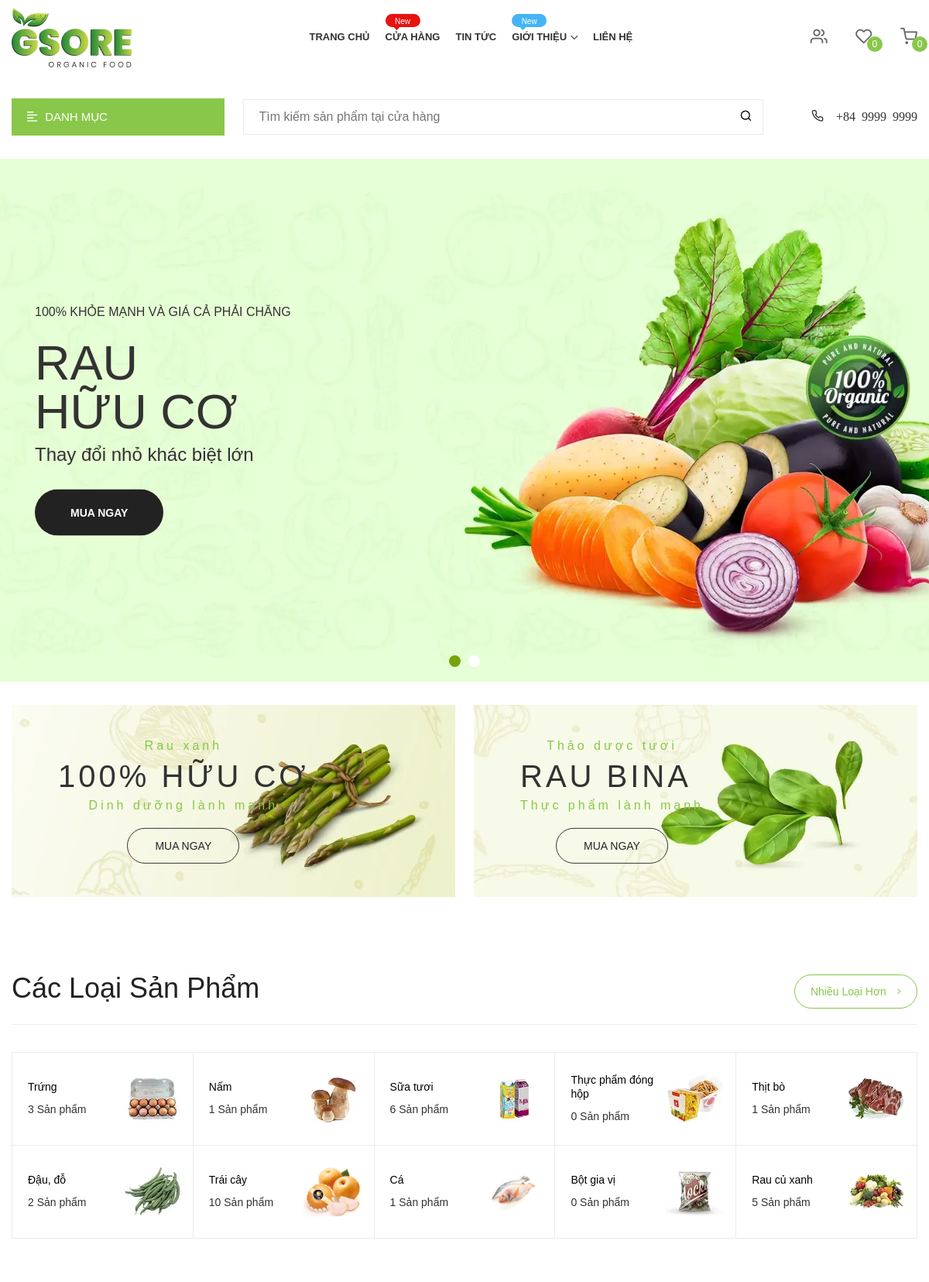
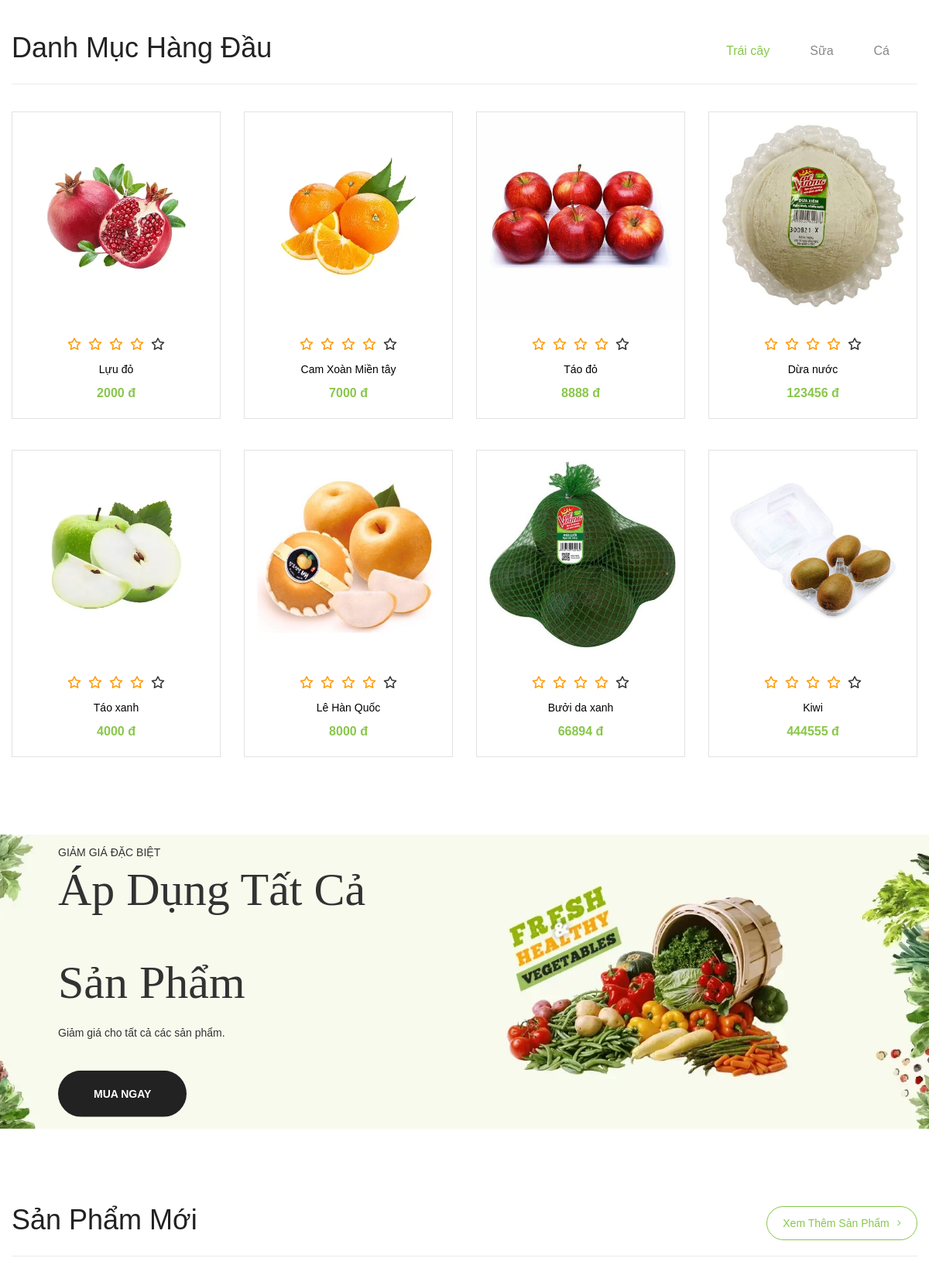
The page / (upper part) on the database its author committed (2 pictures, top to bottom).
### tables this page shows
CREATE TABLE `sanpham` (
  `masanpham` int(10) NOT NULL,
  `tensanpham` varchar(100) NOT NULL,
  `maloaisanpham` int(10) NOT NULL,
  `soluong` int(15) NOT NULL,
  `dongia` int(15) NOT NULL,
  `anh` varchar(200) NOT NULL,
  `mota` text NOT NULL,
  `manhacungcap` int(10) NOT NULL,
  `makhuyenmai` int(10) NOT NULL
);

### index.php (the view, shortened to what the rows shown need)
<!DOCTYPE html>
<html lang="zxx">
<head>
    <link rel="stylesheet" href="assets/css/vendor/jquery-ui.min.css">
    <link rel="stylesheet" href="assets/css/vendor/fontawesome.css">
    <link rel="stylesheet" href="assets/css/vendor/plaza-icon.css">
    <link rel="stylesheet" href="assets/css/vendor/bootstrap.min.css">
    <link rel="stylesheet" href="assets/css/plugin/slick.css">
    <link rel="stylesheet" href="assets/css/plugin/material-scrolltop.css">
    <link rel="stylesheet" href="assets/css/plugin/price_range_style.css">
    <link rel="stylesheet" href="assets/css/plugin/in-number.css">
    <link rel="stylesheet" href="assets/css/plugin/venobox.min.css">
    <link rel="stylesheet" href="assets/css/plugin/jquery.lineProgressbar.css">
    <link rel="stylesheet" href="assets/css/main.css">
</head>
<body>
    <main id="main-container" class="main-container">
        <div class="hero slider-dot-fix slider-dot slider-dot-fix slider-dot--center slider-dot-size--medium slider-dot-circle  slider-dot-style--fill slider-dot-style--fill-white-active-green dot-gap__X--10">
            <div class="hero-slider">
                <div class="hero__content">
                    <div class="container">
                        <div class="row">
                            <div class="col-12 col-lg-8">
                                <div class="hero__content--inner">
                                    <h1 class="title__hero title__hero--xlarge font--regular text-uppercase">Rau <br>  hữu cơ</h1>
                                </div>
                            </div>
                        </div>
                    </div>
                </div>
            </div>
        </div>
        <div class="banner m-t-30">
            <div class="container-fluid">
                <div class="row">
                    <div class="col-md-6 col-12">
                        <div class="banner__box">
                            <div class="banner__box--single banner__box--single-text-style-1 pos-relative">
                                <div class="banner__content banner__content--center pos-absolute">
                                    <h2 class="banner__title banner__title--large font--medium letter-spacing--4  text-uppercase">100% Hữu cơ</h2>
                                </div>
                            </div>
                        </div>
                    </div>
                    <div class="col-md-6 col-12">
                        <div class="banner__box">
                            <div class="banner__box--single banner__box--single-text-style-1 pos-relative">
                                <div class="banner__content banner__content--center pos-absolute">
                                    <h2 class="banner__title banner__title--large letter-spacing--4 font--medium text-uppercase">Rau bina</h2>
                                </div>
                            </div>
                        </div>
                    </div>
                </div>
            </div>
        </div>
        <div class="product m-t-100">
            <div class="container">
                <div class="row">
                    <div class="col-12">
                        <div class="tab-content tab-animate-zoom">
                            <div class="tab-pane show active" id="fruits">
                                <div class="default-slider default-slider--hover-bg-red product-default-slider">
                                    <div class="product-default-slider-4grid-2rows gap__col--30 gap__row--40">
                                        <?php
                                            include("config.php");
                                            $sql = "
                                                select * from sanpham left join khuyenmai on sanpham.makhuyenmai = khuyenmai.makhuyenmai
                                                where maloaisanpham = 7 and sanpham.soluong !=0
                                            ";
                                            $san_pham = mysqli_query($ket_noi, $sql);
                                            while($row = mysqli_fetch_array($san_pham)){
                                        ;?>
                                            <div class="product__box product__default--single text-center">
                                                <div class="product__img-box  pos-relative">
                                                    <a href="product-single-default.php?id=<?php echo $row['masanpham']?>" class="product__img--link">
                                                        <img class="product__img img-fluid" src="<?php echo 'assets/img/product/size-normal/'.$row['anh'];?>" alt="">
                                                    </a>
                                                </div>
                                                <div class="product__content m-t-20">
                                                    <ul class="product__review">
                                                        <li class="product__review--fill"><i class="icon-star"></i></li>
                                                        <li class="product__review--fill"><i class="icon-star"></i></li>
                                                        <li class="product__review--fill"><i class="icon-star"></i></li>
                                                        <li class="product__review--fill"><i class="icon-star"></i></li>
                                                        <li class="product__review--blank"><i class="icon-star"></i></li>
                                                    </ul>
                                                    <a href="product-single-default.php" class="product__link"><?php echo $row['tensanpham'];?></a>
                                                    <div class="product__price m-t-5">
                                                        <?php
                                                            $first_date = strtotime(date($row["thoihan"]));
                                                            $second_date = strtotime(date("Y-m-d H:i:s"));
                                                            if($first_date > $second_date && $row['giamgia']!=0){
                                                                $gia_da_giam = $row["dongia"]*(100 - $row["giamgia"])/100;
                                                                echo '<span class="product_price">'.$gia_da_giam.' đ'.' <del>'.$row["dongia"].' đ</del></span>';
                                                            }
                                                            else {
                                                                echo '<span class="product_price">'.$row["dongia"].' đ</span>';
                                                            }
                                                        ;?>
                                                    </div>
                                                </div>
                                            </div>
                                        <?php
                                            }
                                        ;?>
                                    </div>
                                </div>
                            </div>
                        </div>
                    </div>
                </div>
            </div>
        </div>
         <div class="banner m-t-100 pos-relative">
            <div class="banner__box banner__box--single-text-style-2">
                <div class="container">
                    <div class="row">
                        <div class="col-12">
                            <div class="banner__content banner__content--center pos-absolute">
                                <h1 class="banner__title banner__title--large font--regular text-capitalize">Áp dụng tất cả <br><br>sản phẩm</h1>
                            </div>
                        </div>
                    </div>
                </div>
            </div>
        </div>
    </main>
</body>
</html>

### rows shown on the page
sanpham: anh (picture), tensanpham "Lựu đỏ", dongia "2000"
sanpham: anh (picture), tensanpham "Táo xanh", dongia "4000"
sanpham: anh (picture), tensanpham "Cam Xoàn Miền tây", dongia "7000"
sanpham: anh (picture), tensanpham "Lê Hàn Quốc", dongia "8000"
sanpham: anh (picture), tensanpham "Táo đỏ", dongia "8888"
sanpham: anh (picture), tensanpham "Bưởi da xanh", dongia "66894"
sanpham: anh (picture), tensanpham "Dừa nước", dongia "123456"
sanpham: anh (picture), tensanpham "Kiwi", dongia "444555"

### other values the page prints
$i "0"
$row['tenloaisanpham'] "Trứng"
$row['total'] "3"
$row['tenloaisanpham'] "Nấm"
$row['total'] "1"
$row['tenloaisanpham'] "Sữa tươi"
$row['total'] "6"
$row['tenloaisanpham'] "Thực phẩm đóng hộp"
$row['total'] "0"
$row['tenloaisanpham'] "Thịt bò"
$row['tenloaisanpham'] "Đậu, đỗ"
$row['total'] "2"
$row['tenloaisanpham'] "Trái cây"
$row['total'] "10"
$row['tenloaisanpham'] "Cá"
